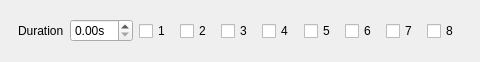
<?xml version="1.0" encoding="UTF-8"?>
<ui version="4.0">
 <class>OperationUIClass</class>
 <widget class="QWidget" name="OperationUIClass">
  <property name="geometry">
   <rect>
    <x>0</x>
    <y>0</y>
    <width>480</width>
    <height>62</height>
   </rect>
  </property>
  <property name="windowTitle">
   <string>OperationUI</string>
  </property>
  <layout class="QHBoxLayout" name="horizontalLayout">
   <item>
    <widget class="QWidget" name="widget_container" native="true">
     <layout class="QHBoxLayout" name="horizontalLayout_2">
      <property name="leftMargin">
       <number>7</number>
      </property>
      <property name="topMargin">
       <number>4</number>
      </property>
      <property name="rightMargin">
       <number>7</number>
      </property>
      <property name="bottomMargin">
       <number>4</number>
      </property>
      <item>
       <widget class="QLabel" name="label">
        <property name="text">
         <string>Duration</string>
        </property>
       </widget>
      </item>
      <item>
       <widget class="QDoubleSpinBox" name="doubleSpinBox_duration">
        <property name="suffix">
         <string>s</string>
        </property>
       </widget>
      </item>
      <item>
       <widget class="QCheckBox" name="checkBox_1">
        <property name="text">
         <string>1</string>
        </property>
       </widget>
      </item>
      <item>
       <widget class="QCheckBox" name="checkBox_2">
        <property name="text">
         <string>2</string>
        </property>
       </widget>
      </item>
      <item>
       <widget class="QCheckBox" name="checkBox_3">
        <property name="text">
         <string>3</string>
        </property>
       </widget>
      </item>
      <item>
       <widget class="QCheckBox" name="checkBox_4">
        <property name="text">
         <string>4</string>
        </property>
       </widget>
      </item>
      <item>
       <widget class="QCheckBox" name="checkBox_5">
        <property name="text">
         <string>5</string>
        </property>
       </widget>
      </item>
      <item>
       <widget class="QCheckBox" name="checkBox_6">
        <property name="text">
         <string>6</string>
        </property>
       </widget>
      </item>
      <item>
       <widget class="QCheckBox" name="checkBox_7">
        <property name="text">
         <string>7</string>
        </property>
       </widget>
      </item>
      <item>
       <widget class="QCheckBox" name="checkBox_8">
        <property name="text">
         <string>8</string>
        </property>
       </widget>
      </item>
     </layout>
    </widget>
   </item>
  </layout>
 </widget>
 <layoutdefault spacing="6" margin="11"/>
 <resources/>
 <connections/>
</ui>
